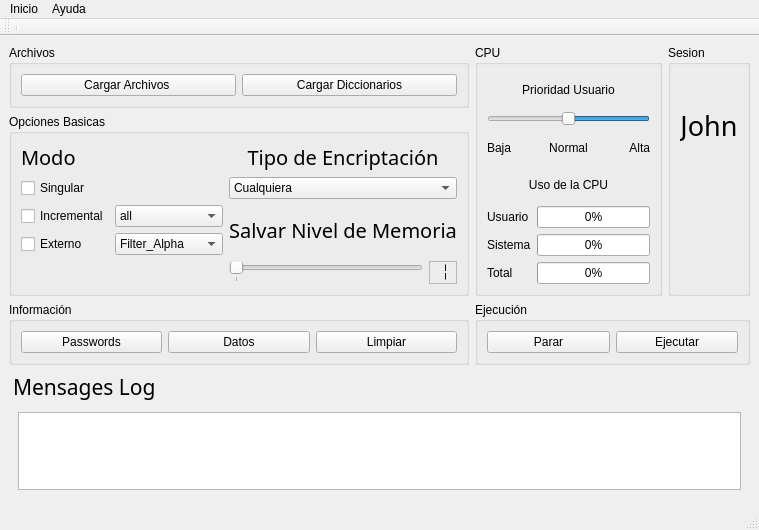
<ui version="4.0" >
 <author>Omar Andres Zapata Mesa</author>
 <class>OJohnMainWindow</class>
 <widget class="QMainWindow" name="OJohnMainWindow" >
  <property name="geometry" >
   <rect>
    <x>0</x>
    <y>0</y>
    <width>759</width>
    <height>530</height>
   </rect>
  </property>
  <property name="windowTitle" >
   <string>OJohnGui</string>
  </property>
  <property name="windowIcon" >
   <iconset/>
  </property>
  <property name="layoutDirection" >
   <enum>Qt::LeftToRight</enum>
  </property>
  <widget class="QWidget" name="centralwidget" >
   <layout class="QGridLayout" >
    <item row="0" column="0" >
     <widget class="QGroupBox" name="groupBox_5" >
      <property name="title" >
       <string>Archivos</string>
      </property>
      <layout class="QGridLayout" >
       <item row="0" column="0" >
        <widget class="QPushButton" name="OLoadFilesButton" >
         <property name="text" >
          <string>Cargar Archivos </string>
         </property>
         <property name="shortcut" >
          <string>Ctrl+F</string>
         </property>
        </widget>
       </item>
       <item row="0" column="1" >
        <widget class="QPushButton" name="OLoadDictionaryButton" >
         <property name="text" >
          <string>Cargar Diccionarios</string>
         </property>
        </widget>
       </item>
      </layout>
     </widget>
    </item>
    <item rowspan="2" row="0" column="1" >
     <widget class="QGroupBox" name="groupBox_6" >
      <property name="title" >
       <string>CPU </string>
      </property>
      <layout class="QGridLayout" >
       <item row="0" column="0" colspan="2" >
        <widget class="QLabel" name="label" >
         <property name="text" >
          <string>Prioridad Usuario</string>
         </property>
         <property name="alignment" >
          <set>Qt::AlignCenter</set>
         </property>
        </widget>
       </item>
       <item row="1" column="0" colspan="2" >
        <widget class="QSlider" name="OUserPriorityHorizontalSlider" >
         <property name="minimum" >
          <number>-20</number>
         </property>
         <property name="maximum" >
          <number>20</number>
         </property>
         <property name="value" >
          <number>0</number>
         </property>
         <property name="orientation" >
          <enum>Qt::Horizontal</enum>
         </property>
         <property name="invertedAppearance" >
          <bool>true</bool>
         </property>
        </widget>
       </item>
       <item row="2" column="0" colspan="2" >
        <layout class="QHBoxLayout" >
         <item>
          <widget class="QLabel" name="label_7" >
           <property name="text" >
            <string>Baja</string>
           </property>
           <property name="alignment" >
            <set>Qt::AlignLeading|Qt::AlignLeft|Qt::AlignVCenter</set>
           </property>
          </widget>
         </item>
         <item>
          <widget class="QLabel" name="label_6" >
           <property name="text" >
            <string>Normal</string>
           </property>
           <property name="alignment" >
            <set>Qt::AlignCenter</set>
           </property>
          </widget>
         </item>
         <item>
          <widget class="QLabel" name="label_8" >
           <property name="text" >
            <string>Alta</string>
           </property>
           <property name="alignment" >
            <set>Qt::AlignRight|Qt::AlignTrailing|Qt::AlignVCenter</set>
           </property>
          </widget>
         </item>
        </layout>
       </item>
       <item row="3" column="0" colspan="2" >
        <widget class="QLabel" name="label_5" >
         <property name="text" >
          <string>Uso de la CPU</string>
         </property>
         <property name="alignment" >
          <set>Qt::AlignCenter</set>
         </property>
        </widget>
       </item>
       <item row="4" column="0" >
        <widget class="QLabel" name="label_11" >
         <property name="text" >
          <string>Usuario</string>
         </property>
        </widget>
       </item>
       <item row="4" column="1" >
        <widget class="QProgressBar" name="OCpuUserProgressBar" >
         <property name="value" >
          <number>0</number>
         </property>
        </widget>
       </item>
       <item row="5" column="0" >
        <widget class="QLabel" name="label_10" >
         <property name="text" >
          <string>Sistema</string>
         </property>
        </widget>
       </item>
       <item row="5" column="1" >
        <widget class="QProgressBar" name="OCpuSystemProgressBar" >
         <property name="value" >
          <number>0</number>
         </property>
         <property name="alignment" >
          <set>Qt::AlignHCenter</set>
         </property>
        </widget>
       </item>
       <item row="6" column="0" >
        <widget class="QLabel" name="label_9" >
         <property name="text" >
          <string>Total</string>
         </property>
        </widget>
       </item>
       <item row="6" column="1" >
        <widget class="QProgressBar" name="OCpuProgressBar" >
         <property name="minimum" >
          <number>0</number>
         </property>
         <property name="maximum" >
          <number>100</number>
         </property>
         <property name="value" >
          <number>0</number>
         </property>
        </widget>
       </item>
      </layout>
     </widget>
    </item>
    <item rowspan="2" row="0" column="2" >
     <widget class="QGroupBox" name="groupBox_3" >
      <property name="title" >
       <string>Sesion</string>
      </property>
      <layout class="QGridLayout" >
       <item row="0" column="0" >
        <widget class="QLabel" name="OLabelSession" >
         <property name="font" >
          <font>
           <family>OStayPuft</family>
           <pointsize>20</pointsize>
          </font>
         </property>
         <property name="text" >
          <string>John</string>
         </property>
         <property name="alignment" >
          <set>Qt::AlignCenter</set>
         </property>
        </widget>
       </item>
       <item row="1" column="0" >
        <widget class="QLabel" name="OViewLabel" >
         <property name="text" >
          <string/>
         </property>
         <property name="pixmap" >
          <pixmap resource="OJohn.qrc" >:/home/andresete/WorkSpace/OHackSuite/OIcons/JOhnICons/BigO.png</pixmap>
         </property>
         <property name="scaledContents" >
          <bool>true</bool>
         </property>
         <property name="alignment" >
          <set>Qt::AlignCenter</set>
         </property>
        </widget>
       </item>
      </layout>
     </widget>
    </item>
    <item row="1" column="0" >
     <widget class="QGroupBox" name="groupBox_4" >
      <property name="title" >
       <string>Opciones Basicas</string>
      </property>
      <layout class="QGridLayout" >
       <item row="0" column="0" >
        <widget class="QLabel" name="label_4" >
         <property name="font" >
          <font>
           <family>OStayPuft</family>
           <pointsize>15</pointsize>
          </font>
         </property>
         <property name="text" >
          <string>Modo</string>
         </property>
        </widget>
       </item>
       <item row="0" column="2" colspan="2" >
        <widget class="QLabel" name="label_2" >
         <property name="font" >
          <font>
           <family>OStayPuft</family>
           <pointsize>15</pointsize>
          </font>
         </property>
         <property name="text" >
          <string>Tipo de Encriptación</string>
         </property>
         <property name="alignment" >
          <set>Qt::AlignCenter</set>
         </property>
        </widget>
       </item>
       <item row="1" column="0" >
        <widget class="QCheckBox" name="OSingularCheckBox" >
         <property name="text" >
          <string>Singular</string>
         </property>
         <property name="icon" >
          <iconset resource="OJohn.qrc" >:/home/andresete/WorkSpace/OHackSuite/OIcons/JOhnICons/S.png</iconset>
         </property>
        </widget>
       </item>
       <item row="1" column="2" colspan="2" >
        <widget class="QComboBox" name="OSaltsComboBox" >
         <item>
          <property name="text" >
           <string>Cualquiera</string>
          </property>
         </item>
         <item>
          <property name="text" >
           <string>des</string>
          </property>
         </item>
         <item>
          <property name="text" >
           <string>bsdi</string>
          </property>
         </item>
         <item>
          <property name="text" >
           <string>md5</string>
          </property>
         </item>
         <item>
          <property name="text" >
           <string>bf</string>
          </property>
         </item>
         <item>
          <property name="text" >
           <string>afs</string>
          </property>
         </item>
         <item>
          <property name="text" >
           <string>lm</string>
          </property>
         </item>
        </widget>
       </item>
       <item row="2" column="0" >
        <widget class="QCheckBox" name="OIncrementalCheckBox" >
         <property name="text" >
          <string>Incremental</string>
         </property>
         <property name="icon" >
          <iconset resource="OJohn.qrc" >:/home/andresete/WorkSpace/OHackSuite/OIcons/JOhnICons/I.png</iconset>
         </property>
        </widget>
       </item>
       <item row="2" column="1" >
        <widget class="QComboBox" name="OIncrementalModeComboBox" >
         <item>
          <property name="text" >
           <string>all</string>
          </property>
         </item>
         <item>
          <property name="text" >
           <string>alnum</string>
          </property>
         </item>
         <item>
          <property name="text" >
           <string>digits</string>
          </property>
         </item>
         <item>
          <property name="text" >
           <string>laman</string>
          </property>
         </item>
         <item>
          <property name="text" >
           <string>alpha</string>
          </property>
         </item>
        </widget>
       </item>
       <item rowspan="2" row="2" column="2" colspan="2" >
        <widget class="QLabel" name="label_3" >
         <property name="font" >
          <font>
           <family>OStayPuft</family>
           <pointsize>15</pointsize>
          </font>
         </property>
         <property name="text" >
          <string>Salvar Nivel de Memoria</string>
         </property>
         <property name="alignment" >
          <set>Qt::AlignCenter</set>
         </property>
        </widget>
       </item>
       <item row="3" column="0" >
        <widget class="QCheckBox" name="OExternalCheckBox" >
         <property name="enabled" >
          <bool>true</bool>
         </property>
         <property name="text" >
          <string>Externo</string>
         </property>
         <property name="icon" >
          <iconset resource="OJohn.qrc" >:/home/andresete/WorkSpace/OHackSuite/OIcons/JOhnICons/E.png</iconset>
         </property>
        </widget>
       </item>
       <item row="3" column="1" >
        <widget class="QComboBox" name="OExternalModeComboBox" >
         <item>
          <property name="text" >
           <string>Filter_Alpha</string>
          </property>
         </item>
         <item>
          <property name="text" >
           <string>Filter_Digits</string>
          </property>
         </item>
         <item>
          <property name="text" >
           <string>Filter_Alnum</string>
          </property>
         </item>
         <item>
          <property name="text" >
           <string>Filter_LanMan</string>
          </property>
         </item>
         <item>
          <property name="text" >
           <string>LanMan</string>
          </property>
         </item>
         <item>
          <property name="text" >
           <string>Double</string>
          </property>
         </item>
         <item>
          <property name="text" >
           <string>Parallel</string>
          </property>
         </item>
         <item>
          <property name="text" >
           <string>Strip</string>
          </property>
         </item>
         <item>
          <property name="text" >
           <string>Keyboard</string>
          </property>
         </item>
        </widget>
       </item>
       <item row="4" column="2" >
        <widget class="QSlider" name="OSaveMemoryHorizontalSlider" >
         <property name="minimum" >
          <number>1</number>
         </property>
         <property name="maximum" >
          <number>3</number>
         </property>
         <property name="orientation" >
          <enum>Qt::Horizontal</enum>
         </property>
         <property name="invertedAppearance" >
          <bool>false</bool>
         </property>
         <property name="tickPosition" >
          <enum>QSlider::TicksBelow</enum>
         </property>
         <property name="tickInterval" >
          <number>0</number>
         </property>
        </widget>
       </item>
       <item row="4" column="3" >
        <widget class="QLCDNumber" name="lcdNumber" >
         <property name="sizeIncrement" >
          <size>
           <width>0</width>
           <height>0</height>
          </size>
         </property>
         <property name="frameShape" >
          <enum>QFrame::StyledPanel</enum>
         </property>
         <property name="numDigits" >
          <number>1</number>
         </property>
         <property name="mode" >
          <enum>QLCDNumber::Dec</enum>
         </property>
         <property name="segmentStyle" >
          <enum>QLCDNumber::Flat</enum>
         </property>
         <property name="value" stdset="0" >
          <double>1.000000000000000</double>
         </property>
        </widget>
       </item>
      </layout>
     </widget>
    </item>
    <item row="2" column="0" >
     <widget class="QGroupBox" name="groupBox" >
      <property name="title" >
       <string>Información</string>
      </property>
      <layout class="QHBoxLayout" >
       <item>
        <widget class="QPushButton" name="OShowPushButton" >
         <property name="text" >
          <string>Passwords</string>
         </property>
        </widget>
       </item>
       <item>
        <widget class="QPushButton" name="ODataPushButton" >
         <property name="text" >
          <string>Datos</string>
         </property>
        </widget>
       </item>
       <item>
        <widget class="QPushButton" name="pushButton_2" >
         <property name="text" >
          <string>Limpiar</string>
         </property>
        </widget>
       </item>
      </layout>
     </widget>
    </item>
    <item row="2" column="1" colspan="2" >
     <widget class="QGroupBox" name="groupBox_2" >
      <property name="title" >
       <string>Ejecución</string>
      </property>
      <layout class="QHBoxLayout" >
       <item>
        <widget class="QPushButton" name="OStopPushButton" >
         <property name="text" >
          <string>Parar</string>
         </property>
         <property name="iconSize" >
          <size>
           <width>28</width>
           <height>16</height>
          </size>
         </property>
        </widget>
       </item>
       <item>
        <widget class="QPushButton" name="ORunPushButton" >
         <property name="text" >
          <string>Ejecutar</string>
         </property>
         <property name="iconSize" >
          <size>
           <width>43</width>
           <height>16</height>
          </size>
         </property>
         <property name="shortcut" >
          <string>Ctrl+R</string>
         </property>
        </widget>
       </item>
      </layout>
     </widget>
    </item>
    <item row="3" column="0" colspan="3" >
     <widget class="QDockWidget" name="ODockWidget" >
      <property name="font" >
       <font>
        <family>OStayPuft</family>
        <pointsize>16</pointsize>
       </font>
      </property>
      <property name="floating" >
       <bool>false</bool>
      </property>
      <property name="features" >
       <set>QDockWidget::DockWidgetMovable</set>
      </property>
      <property name="allowedAreas" >
       <set>Qt::LeftDockWidgetArea|Qt::NoDockWidgetArea|Qt::RightDockWidgetArea</set>
      </property>
      <property name="windowTitle" >
       <string>Mensages Log</string>
      </property>
      <widget class="QWidget" name="dockWidgetContents" >
       <layout class="QGridLayout" >
        <item row="0" column="0" >
         <widget class="QTextEdit" name="OLogPanelTextEdit" >
          <property name="font" >
           <font>
            <family>Bitstream Vera Sans</family>
           </font>
          </property>
         </widget>
        </item>
       </layout>
      </widget>
     </widget>
    </item>
   </layout>
  </widget>
  <widget class="QMenuBar" name="menubar" >
   <property name="geometry" >
    <rect>
     <x>0</x>
     <y>0</y>
     <width>759</width>
     <height>26</height>
    </rect>
   </property>
   <widget class="QMenu" name="menuAyuda" >
    <property name="title" >
     <string>Ayuda</string>
    </property>
    <addaction name="OActionHelp" />
    <addaction name="separator" />
    <addaction name="OActionCredits" />
   </widget>
   <widget class="QMenu" name="menuInicio" >
    <property name="title" >
     <string>Inicio</string>
    </property>
    <addaction name="OActionNewSession" />
    <addaction name="OActionLoadSession" />
    <addaction name="separator" />
    <addaction name="OActionQuit" />
    <addaction name="separator" />
   </widget>
   <addaction name="menuInicio" />
   <addaction name="menuAyuda" />
  </widget>
  <widget class="QStatusBar" name="statusbar" />
  <widget class="QToolBar" name="OToolBar" >
   <property name="windowModality" >
    <enum>Qt::NonModal</enum>
   </property>
   <property name="windowTitle" >
    <string>OJohnToolBar</string>
   </property>
   <attribute name="toolBarArea" >
    <enum>TopToolBarArea</enum>
   </attribute>
   <attribute name="toolBarBreak" >
    <bool>false</bool>
   </attribute>
   <addaction name="separator" />
  </widget>
  <action name="actionNueva_Sesion" >
   <property name="text" >
    <string>Nueva Sesion</string>
   </property>
  </action>
  <action name="OActionLoadSession" >
   <property name="checkable" >
    <bool>false</bool>
   </property>
   <property name="checked" >
    <bool>false</bool>
   </property>
   <property name="text" >
    <string>&amp;Cargar Sesion</string>
   </property>
   <property name="shortcut" >
    <string>Ctrl+O</string>
   </property>
  </action>
  <action name="OActionQuit" >
   <property name="checkable" >
    <bool>false</bool>
   </property>
   <property name="checked" >
    <bool>false</bool>
   </property>
   <property name="text" >
    <string>Salir</string>
   </property>
   <property name="shortcut" >
    <string>Ctrl+Q</string>
   </property>
  </action>
  <action name="OActionHelp" >
   <property name="text" >
    <string>Ayuda</string>
   </property>
   <property name="shortcut" >
    <string>F1</string>
   </property>
  </action>
  <action name="OActionCredits" >
   <property name="checkable" >
    <bool>false</bool>
   </property>
   <property name="text" >
    <string>Creditos</string>
   </property>
  </action>
  <action name="actionConfiuracion" >
   <property name="text" >
    <string>Confiuracion</string>
   </property>
  </action>
  <action name="actionNueva_Sesion_2" >
   <property name="text" >
    <string>Nueva Sesion</string>
   </property>
  </action>
  <action name="OActionNewSession" >
   <property name="checkable" >
    <bool>true</bool>
   </property>
   <property name="checked" >
    <bool>true</bool>
   </property>
   <property name="icon" >
    <iconset resource="OJohn.qrc" >:/home/andresete/WorkSpace/OHackSuite/OIcons/JOhnICons/N.png</iconset>
   </property>
   <property name="text" >
    <string>&amp;Nueva Sesion</string>
   </property>
   <property name="shortcut" >
    <string>Ctrl+N</string>
   </property>
  </action>
 </widget>
 <resources>
  <include location="OJohn.qrc" />
 </resources>
 <connections>
  <connection>
   <sender>OSaveMemoryHorizontalSlider</sender>
   <signal>valueChanged(int)</signal>
   <receiver>lcdNumber</receiver>
   <slot>display(int)</slot>
   <hints>
    <hint type="sourcelabel" >
     <x>373</x>
     <y>273</y>
    </hint>
    <hint type="destinationlabel" >
     <x>408</x>
     <y>273</y>
    </hint>
   </hints>
  </connection>
  <connection>
   <sender>pushButton_2</sender>
   <signal>clicked()</signal>
   <receiver>OLogPanelTextEdit</receiver>
   <slot>clear()</slot>
   <hints>
    <hint type="sourcelabel" >
     <x>408</x>
     <y>342</y>
    </hint>
    <hint type="destinationlabel" >
     <x>233</x>
     <y>403</y>
    </hint>
   </hints>
  </connection>
 </connections>
 <designerdata>
  <property name="gridDeltaX" >
   <number>10</number>
  </property>
  <property name="gridDeltaY" >
   <number>10</number>
  </property>
  <property name="gridSnapX" >
   <bool>true</bool>
  </property>
  <property name="gridSnapY" >
   <bool>true</bool>
  </property>
  <property name="gridVisible" >
   <bool>true</bool>
  </property>
 </designerdata>
</ui>
